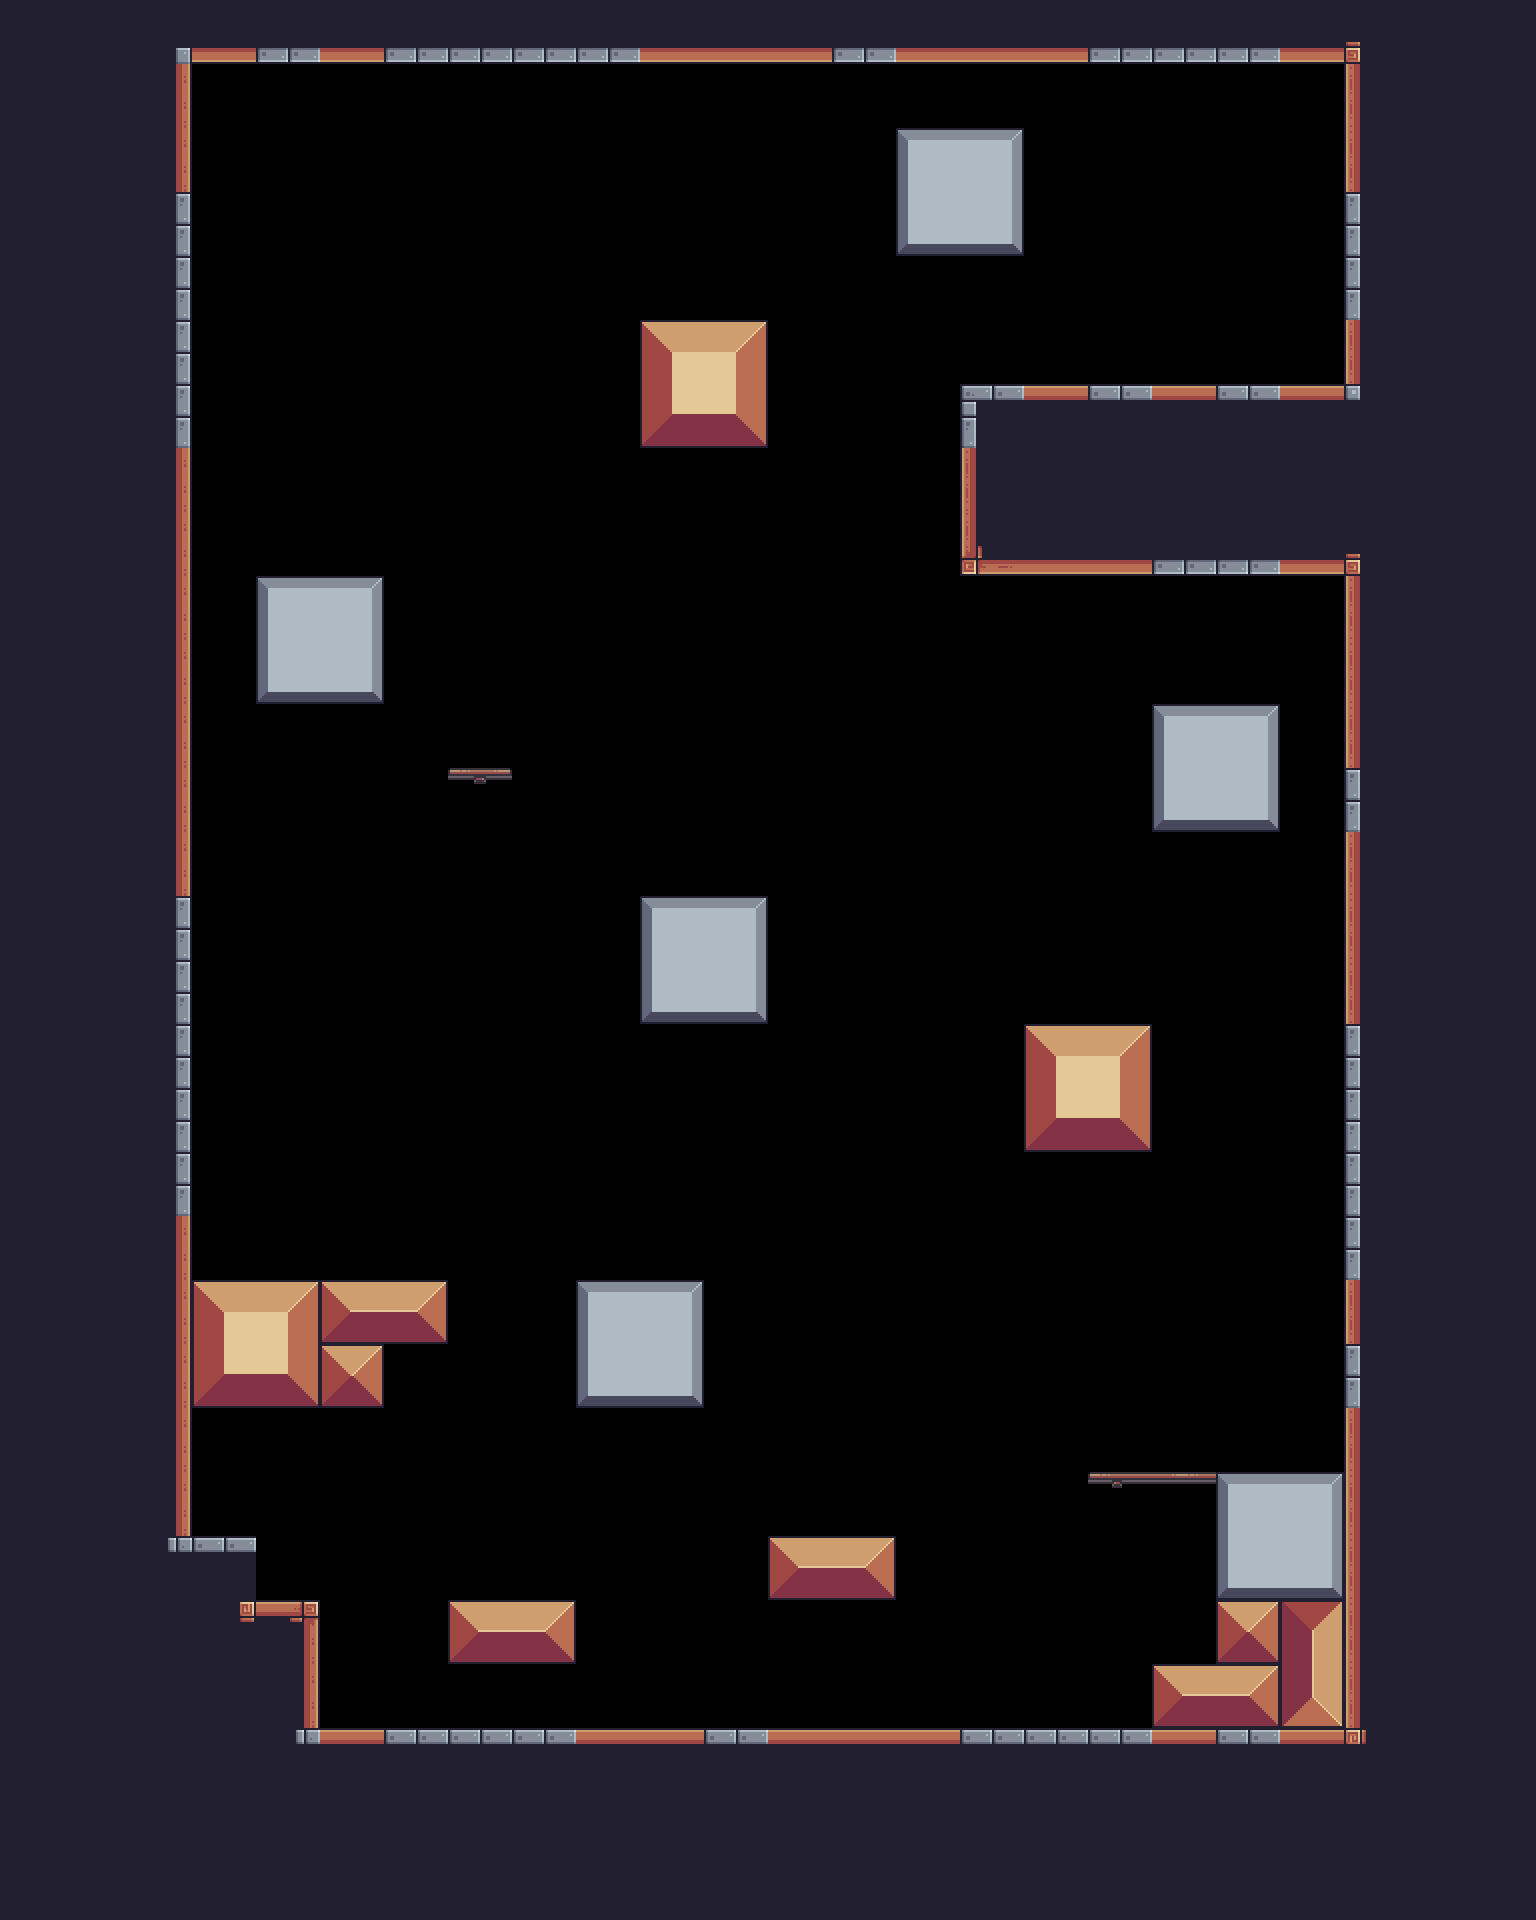

Below is a game level as drawn by its tile map, then a one-line description and the .tmx that defines it (tile-layer data replaced by summaries):
An orthogonal 24x30 tile map with 64x64 px tiles, 2 tile layers (Terrain, Platforms), 2 hidden layers not drawn, 8 tilesets and 32 objects (12x saw, 8x tooth, 5x floor_spike, 2x spike, 2x Data, ...).

<map version="1.10" tiledversion="1.10.2" orientation="orthogonal" renderorder="right-down" width="24" height="30" tilewidth="64" tileheight="64" infinite="0" nextlayerid="14" nextobjectid="246">
 <tileset firstgid="1" source="../tilesets/outside.tsx" />
 <tileset firstgid="49" source="../tilesets/items.tsx" />
 <tileset firstgid="54" source="../tilesets/inside.tsx" />
 <tileset firstgid="150" source="../tilesets/extra.tsx" />
 <tileset firstgid="216" source="../tilesets/platforms.tsx" />
 <tileset firstgid="224" source="../tilesets/enemies.tsx" />
 <tileset firstgid="224" source="../tilesets/grass.tsx" />
 <tileset firstgid="229" source="../tilesets/objects.tsx" />
 <layer id="9" name="BG" width="24" height="30" visible="0">
  <data>[720 cells, 0 non-empty, 0 distinct tile ids]</data>
 </layer>
 <objectgroup id="12" name="BG details" class="window" visible="0" />
 <layer id="1" name="Terrain" width="24" height="30">
  <data>[720 cells, 323 non-empty, 32 distinct tile ids]</data>
 </layer>
 <layer id="5" name="Platforms" width="24" height="30">
  <data>[720 cells, 3 non-empty, 3 distinct tile ids]</data>
 </layer>
 <layer id="10" name="FG" width="24" height="30" visible="0">
  <data>[720 cells, 0 non-empty, 0 distinct tile ids]</data>
 </layer>
 <objectgroup id="4" name="Objects">
  <object id="4" name="flag" gid="232" x="1184" y="384" width="68" height="186" />
  <object id="15" name="player" gid="236" x="197.649" y="1517.35" width="74" height="56" />
  <object id="91" name="saw" x="960" y="1536" width="64" height="64">
   <properties>
    <property name="speed" type="int" value="0" />
   </properties>
  </object>
  <object id="134" name="saw" x="352" y="352" width="64" height="64">
   <properties>
    <property name="speed" type="int" value="0" />
   </properties>
  </object>
  <object id="135" name="saw" x="352" y="736" width="64" height="64">
   <properties>
    <property name="speed" type="int" value="0" />
   </properties>
  </object>
  <object id="140" name="saw" x="896" y="512" width="64" height="64">
   <properties>
    <property name="speed" type="int" value="0" />
   </properties>
  </object>
  <object id="141" name="saw" x="832" y="448" width="64" height="64">
   <properties>
    <property name="speed" type="int" value="0" />
   </properties>
  </object>
  <object id="142" name="saw" x="704" y="448" width="64" height="64">
   <properties>
    <property name="speed" type="int" value="0" />
   </properties>
  </object>
  <object id="143" name="saw" x="576" y="448" width="64" height="64">
   <properties>
    <property name="speed" type="int" value="0" />
   </properties>
  </object>
  <object id="178" name="saw" x="640" y="512" width="64" height="64">
   <properties>
    <property name="speed" type="int" value="0" />
   </properties>
  </object>
  <object id="179" name="saw" x="768" y="512" width="64" height="64">
   <properties>
    <property name="speed" type="int" value="0" />
   </properties>
  </object>
  <object id="189" name="floor_spike" gid="1073742063" x="960" y="640" width="64" height="64">
   <properties>
    <property name="inverted" type="bool" value="true" />
   </properties>
  </object>
  <object id="190" name="floor_spike" gid="1073742063" x="1024" y="640" width="64" height="64">
   <properties>
    <property name="inverted" type="bool" value="true" />
   </properties>
  </object>
  <object id="191" name="floor_spike" gid="1073742063" x="1088" y="640" width="64" height="64">
   <properties>
    <property name="inverted" type="bool" value="true" />
   </properties>
  </object>
  <object id="192" name="floor_spike" gid="1073742063" x="512" y="576" width="64" height="64">
   <properties>
    <property name="inverted" type="bool" value="true" />
   </properties>
  </object>
  <object id="193" name="floor_spike" gid="1073742063" x="640" y="384" width="64" height="64">
   <properties>
    <property name="inverted" type="bool" value="true" />
   </properties>
  </object>
  <object id="232" name="saw" x="320" y="1472" width="64" height="64">
   <properties>
    <property name="speed" type="int" value="0" />
   </properties>
  </object>
 </objectgroup>
 <objectgroup id="13" name="Moving Objects">
  <object id="81" name="spike" gid="240" x="448" y="1088" width="54" height="54">
   <properties>
    <property name="end_angle" type="int" value="360" />
    <property name="platform" type="bool" value="false" />
    <property name="radius" type="int" value="100" />
    <property name="speed" type="int" value="50" />
    <property name="start_angle" type="int" value="180" />
   </properties>
  </object>
  <object id="133" name="saw" x="187" y="320" width="10" height="512">
   <properties>
    <property name="flip" type="bool" value="false" />
    <property name="platform" type="bool" value="false" />
    <property name="speed" type="int" value="100" />
   </properties>
  </object>
  <object id="137" name="spike" gid="240" x="192" y="128" width="54" height="54">
   <properties>
    <property name="end_angle" type="int" value="90" />
    <property name="platform" type="bool" value="false" />
    <property name="radius" type="int" value="100" />
    <property name="speed" type="int" value="50" />
    <property name="start_angle" type="int" value="0" />
   </properties>
  </object>
  <object id="139" name="helicopter" x="1024" y="704" width="10" height="320">
   <properties>
    <property name="flip" type="bool" value="false" />
    <property name="platform" type="bool" value="true" />
    <property name="speed" type="int" value="100" />
   </properties>
  </object>
  <object id="234" name="saw" x="576" y="1088" width="300" height="10">
   <properties>
    <property name="flip" type="bool" value="false" />
    <property name="platform" type="bool" value="false" />
    <property name="speed" type="int" value="60" />
   </properties>
  </object>
 </objectgroup>
 <objectgroup id="7" name="Items" />
 <objectgroup id="6" name="Enemies">
  <object id="223" name="tooth" gid="238" x="512" y="1728" width="64" height="64" />
  <object id="224" name="tooth" gid="238" x="832" y="1728" width="64" height="64" />
  <object id="225" name="tooth" gid="238" x="576" y="1728" width="64" height="64" />
  <object id="227" name="tooth" gid="238" x="960" y="1728" width="64" height="64" />
  <object id="228" name="tooth" gid="238" x="384" y="1728" width="64" height="64" />
  <object id="229" name="tooth" gid="238" x="704" y="1728" width="64" height="64" />
  <object id="230" name="tooth" gid="238" x="896" y="1728" width="64" height="64" />
  <object id="231" name="tooth" gid="238" x="256" y="1280" width="64" height="64" />
  <object id="245" name="Data" x="4" y="6" width="64" height="64">
   <properties>
    <property name="bg" value="" />
    <property name="bottom_limit" type="int" value="400" />
    <property name="death_border_bottom" type="int" value="0" />
    <property name="horizon_line" type="int" value="900" />
    <property name="level_unlock" type="int" value="5" />
    <property name="top_limit" type="int" value="200" />
   </properties>
  </object>
 </objectgroup>
 <objectgroup id="2" name="Water" visible="0" />
 <objectgroup id="8" name="Data" visible="0">
  <object id="28" name="Data" x="0" y="0" width="64" height="64">
   <properties>
    <property name="bg" value="Pink" />
    <property name="bottom_limit" type="int" value="200" />
    <property name="death_border_bottom" type="int" value="0" />
    <property name="horizon_line" type="int" value="600" />
    <property name="level_unlock" type="int" value="3" />
    <property name="top_limit" type="int" value="0" />
   </properties>
  </object>
 </objectgroup>
</map>
